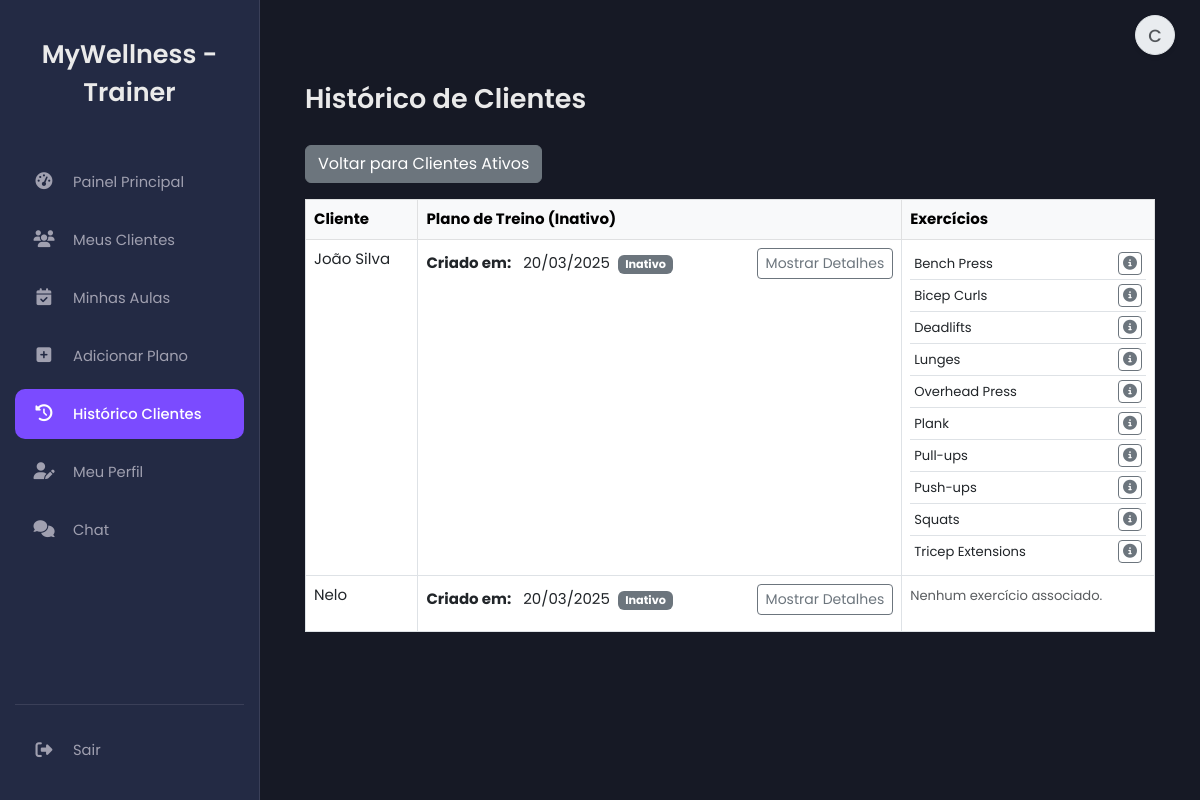
Page /client_history.php (signed in) on the earlier database version.
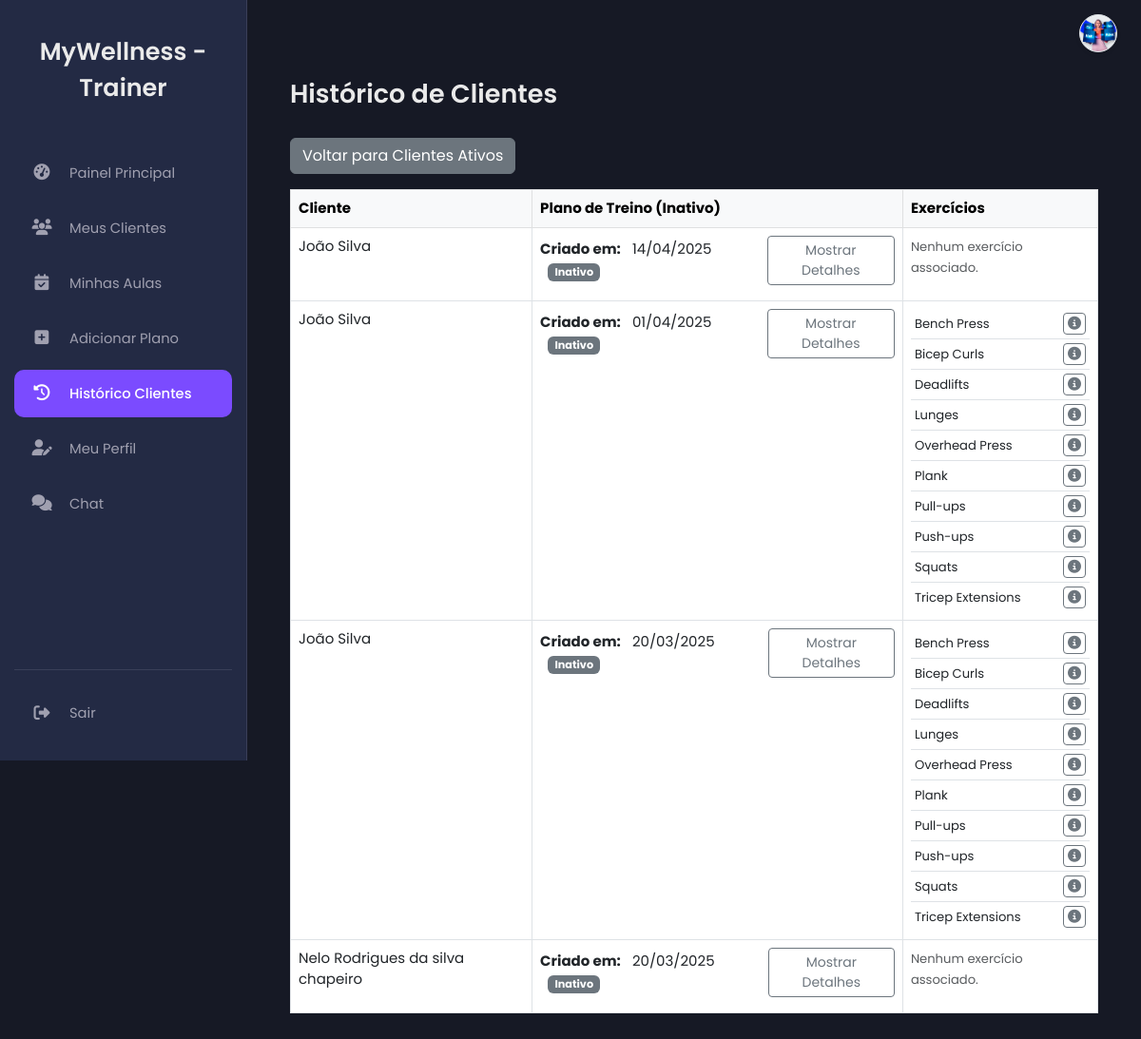
Same page on the later database version.
### tables this page shows
CREATE TABLE `workout_plans` (
  `id` int(11) NOT NULL,
  `client_id` int(11) NOT NULL,
  `trainer_id` int(11) NOT NULL,
  `plan_details` text NOT NULL,
  `created_at` timestamp NOT NULL DEFAULT current_timestamp(),
  `is_active` tinyint(1) DEFAULT 0
);

CREATE TABLE `users` (
  `id` int(11) NOT NULL,
  `name` varchar(100) NOT NULL,
  `email` varchar(100) NOT NULL,
  `numero_telemovel` varchar(25) DEFAULT NULL COMMENT 'Número de telemóvel do utilizador',
  `password` varchar(255) NOT NULL,
  `role` enum('client','trainer','nutritionist','admin','receptionist') DEFAULT NULL,
  `token` varchar(255) DEFAULT NULL,
  `reset_token` varchar(255) DEFAULT NULL,
  `reset_token_expires_at` datetime DEFAULT NULL,
  `first_login` tinyint(1) NOT NULL DEFAULT 1,
  `created_at` timestamp NOT NULL DEFAULT current_timestamp(),
  `profile_picture` varchar(255) DEFAULT NULL
);

CREATE TABLE `exercises` (
  `id` int(11) NOT NULL,
  `name` varchar(255) NOT NULL,
  `description` text DEFAULT NULL,
  `muscle_group` varchar(255) DEFAULT NULL,
  `equipment` varchar(255) DEFAULT NULL,
  `image` varchar(255) DEFAULT NULL,
  `video_url` varchar(255) DEFAULT NULL
);

### client_history.php (the view, shortened to what the changed rows need)
<?php
include 'db.php';
include 'header.php';
?>
<main class="main-content">
    <div class="container mt-5">
        <h2>Histórico de Clientes</h2>
        <div class="row">
            <div class="col-md-12">
                <div class="table-responsive">
                    <table class="table table-bordered table-hover">
                        <thead class="table-light">
                            <tr>
                                <th>Cliente</th>
                                <th>Plano de Treino (Inativo)</th>
                                <th>Exercícios</th>
                            </tr>
                        </thead>
                        <tbody>
                            <?php
                            $stmt = $pdo->prepare("
                                SELECT
                                    c.id AS client_id,
                                    u.name AS client_name,
                                    wp.plan_details,
                                    wp.id AS workout_plan_id,
                                    wp.is_active,
                                    wp.created_at -- Adicionado para mostrar data
                                FROM clients c
                                JOIN users u ON c.user_id = u.id
                                JOIN workout_plans wp ON c.id = wp.client_id -- JOIN normal, pois só queremos clientes com planos inativos
                                WHERE wp.trainer_id = :trainer_id AND wp.is_active = 0 -- Apenas planos inativos deste trainer
                                ORDER BY u.name, wp.created_at DESC -- Ordena por nome e depois por data do plano
                            ");
                            $stmt->execute(['trainer_id' => $_SESSION['user_id']]);
                            $clients_history = $stmt->fetchAll();
                            if (count($clients_history) > 0) {
                                foreach ($clients_history as $client) {
                                    echo "<tr>";
                                    echo "<td class='align-top'>" . htmlspecialchars($client['client_name']) . "</td>";
                                    echo "<td class='align-top'>";
                                    $plan_details_id = "plan-details-" . $client['workout_plan_id'];
                                    echo "<div class='d-flex justify-content-between align-items-center mb-2'>";
                                    echo "<div>";
                                    echo "<strong class='me-2'>Criado em:</strong> " . date('d/m/Y', strtotime($client['created_at']));
                                    echo "<span class='badge bg-secondary ms-2'>Inativo</span>";
                                    echo "</div>";
                                    echo "<button type='button' class='btn btn-sm btn-outline-secondary' data-bs-toggle='collapse' data-bs-target='#" . $plan_details_id . "' aria-expanded='false' aria-controls='" . $plan_details_id . "'>Mostrar Detalhes</button>";
                                    echo "</div>";
                                    echo "</td>";
                                    echo "<td class='align-top'>";
                                    $stmt_exercises = $pdo->prepare("
                                        SELECT e.id, e.name, e.description, e.muscle_group, e.equipment
                                        FROM workout_plan_exercises wpe
                                        JOIN exercises e ON wpe.exercise_id = e.id
                                        WHERE wpe.workout_plan_id = ?
                                        ORDER BY e.name
                                    ");
                                    $stmt_exercises->execute([$client['workout_plan_id']]);
                                    $exercises = $stmt_exercises->fetchAll();
                                    if (count($exercises) > 0) {
                                        echo "<ul class='list-group list-group-flush'>";
                                        foreach ($exercises as $exercise) {
                                            $exercise_details_id = "exercise-details-" . $client['workout_plan_id'] . "-" . $exercise['id'];
                                            echo "<li class='list-group-item p-1'>";
                                            echo "<div class='d-flex justify-content-between align-items-center'>";
                                            echo "<span class='me-2 small'>" . htmlspecialchars($exercise['name']) . "</span>";
                                            echo "<button type='button' class='btn btn-sm btn-outline-secondary py-0 px-1' data-bs-toggle='collapse' data-bs-target='#" . $exercise_details_id . "' aria-expanded='false' aria-controls='" . $exercise_details_id . "'><i class='fas fa-info-circle'></i></button>";
                                            echo "</div>";
                                            echo "</li>";
                                        }
                                        echo "</ul>";
                                    } else {
                                        echo "<span class='text-muted small'>Nenhum exercício associado.</span>";
                                    }
                                    echo "</td>";
                                    echo "</tr>";
                                }
                            } else {
                                echo "<tr><td colspan='3' class='text-center text-muted'>Nenhum plano inativo encontrado para seus clientes.</td></tr>";
                            }
                            ?>
                        </tbody>
                    </table>
                </div>
            </div>
        </div>
    </div>
</main>
<?php include 'footer.php'; ?>

### header.php (shortened to what the changed rows need)
<?php
$hide_layout_elements = isset($hide_layout_elements) && $hide_layout_elements === true;
$profile_pic_path = 'assets/img/profile_pics/';
$user_name_initials = '';
$profile_pic_src = null;
if (isset($_SESSION['user_id'])) {
    $profile_pic_file = $_SESSION['profile_picture'] ?? null;
    if ($profile_pic_file && file_exists($profile_pic_path . $profile_pic_file)) {
        $profile_pic_src = $profile_pic_path . $profile_pic_file;
    }
    elseif (isset($_SESSION['name'])) {
        $name_parts = explode(' ', trim($_SESSION['name']));
        $first_initial = !empty($name_parts[0]) ? strtoupper($name_parts[0][0]) : '';
        $last_initial = count($name_parts) > 1 ? strtoupper(end($name_parts)[0]) : '';
        $user_name_initials = $first_initial . $last_initial;
    }
}
?>
<!DOCTYPE html>
<html lang="pt-BR">
<head>
    <link rel="stylesheet" href="https://cdnjs.cloudflare.com/ajax/libs/font-awesome/6.4.0/css/all.min.css" />
    <link href="https://cdn.jsdelivr.net/npm/bootstrap@5.3.0/dist/css/bootstrap.min.css" rel="stylesheet">
    <link href='https://cdn.jsdelivr.net/npm/fullcalendar@6.1.11/main.min.css' rel='stylesheet' />
    <?php if (!$hide_layout_elements):  ?>
    <link rel="stylesheet" href="assets/css/dashboard_cliente.css">
    <?php endif; ?>
    <link rel="stylesheet" href="assets/css/personalizacao_chat.css">
</head>
<body class="<?php if (!$hide_layout_elements) echo 'dashboard-body'; ?>">
    <?php if (!$hide_layout_elements && isset($_SESSION['user_id'])):  ?>
    <div class="profile-icon-container">
        <a href="profile.php" class="profile-icon" title="Ver Perfil / Opções" id="profileIconLink">
            <?php if ($profile_pic_src):  ?>
                <img src="<?= htmlspecialchars($profile_pic_src) ?>?t=<?= time() ?>" alt="Foto de Perfil"> <?php elseif ($user_name_initials):  ?>
                <span class="initials"><?= htmlspecialchars($user_name_initials) ?></span>
            <?php else:  ?>
                <i class="fas fa-user"></i>
            <?php endif; ?>
        </a>
    </div>
    <?php endif; ?>

Differences in the rows shown:
added workout_plans: users.name "João Silva", created_at "14/04/2025", shows "Nenhum exercício associado."
now on this page (row edited): workout_plans: users.name "João Silva", created_at "01/04/2025", exercises (name "Bench Press"), exercises (name "Bicep Curls"), exercises (name "Deadlifts"), exercises (name "Lunges"), exercises (name "Overhead Press"), exercises (name "Plank"), exercises (name "Pull-ups"), exercises (name "Push-ups"), exercises (name "Squats"), exercises (name "Tricep Extensions")
changed through a linked row, workout_plans: users.name "Nelo" → "Nelo Rodrigues da silva chapeiro"
Other differences:
$user_name_initials: "C" → (not shown)
